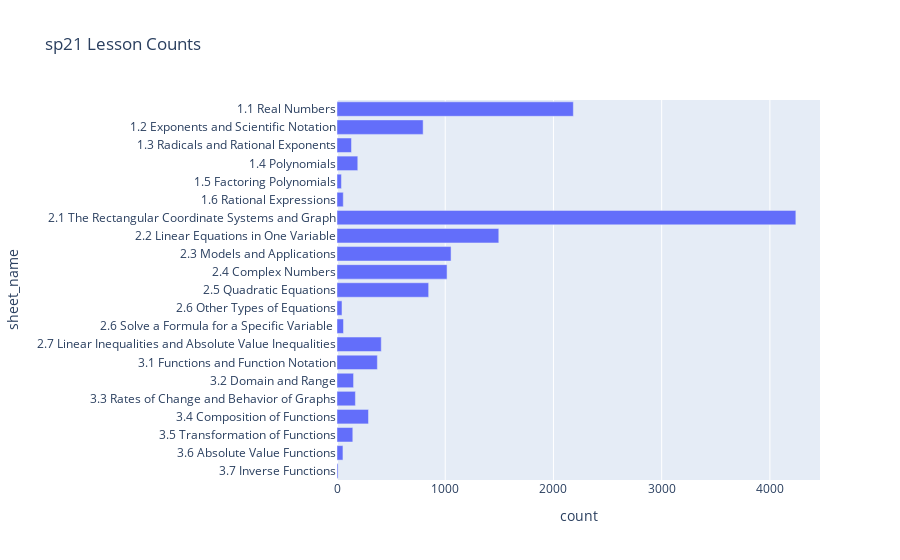
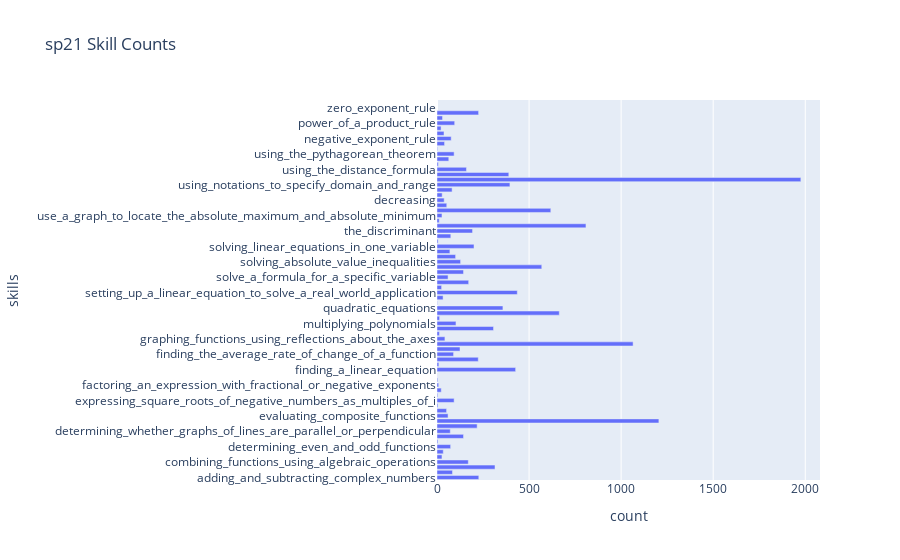
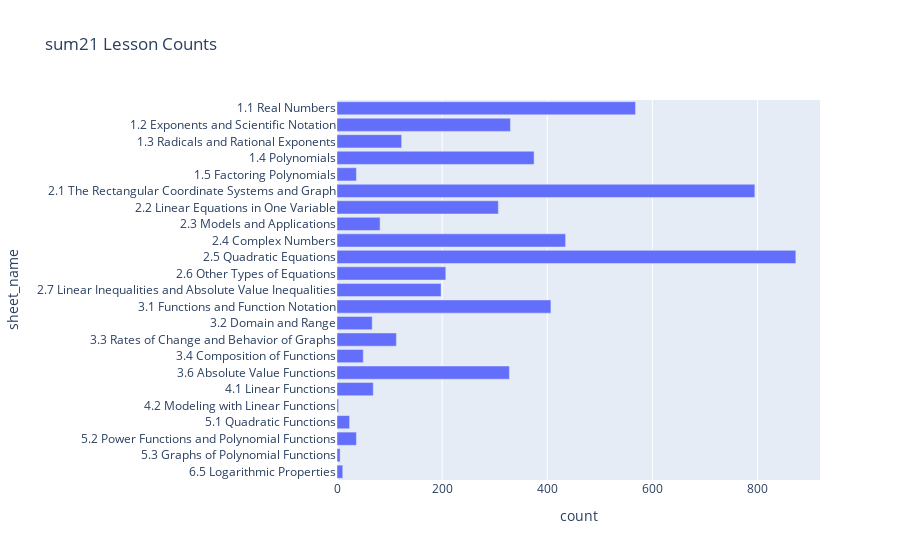
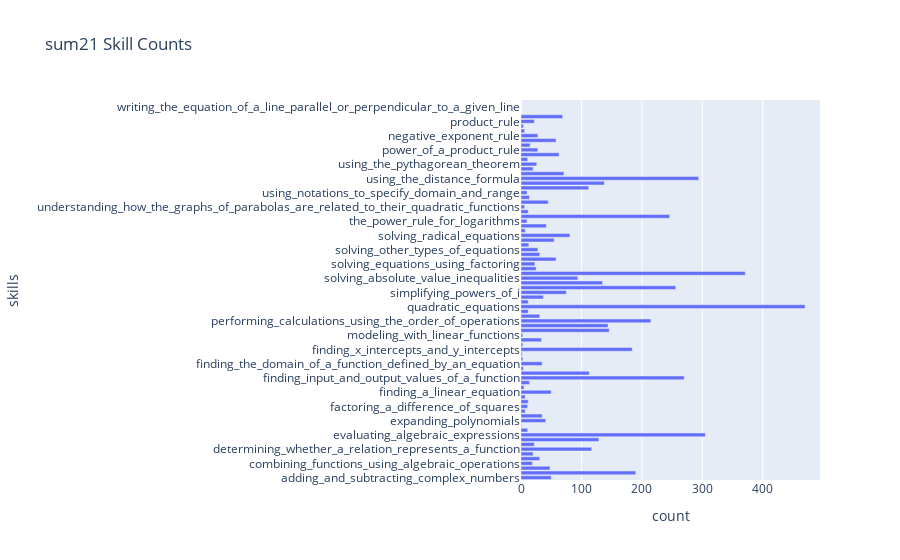

Notebook code cell kept with these figures, in order:
### Markdown cell above
# Material Usage

### Code cell
def merge_lesson_skill(df):
    df = df.copy()
    original = df.merge(lesson_skill_df, how="inner", left_on="problemID", right_on="problem_name")
    original = original.drop_duplicates(subset=["oats_user_id", "time_stamp"], keep="first")  # drop duplicate
    hashed = df.merge(lesson_skill_df, how="inner", left_on="problemID", right_on="hashed_name")
    return original.append(hashed)

def get_lesson_skill(df):
    df = df.copy()
    df = merge_lesson_skill(df)
    sheet_df = df.groupby("sheet_name").size().to_frame().rename(columns={0: "count"}).\
                reset_index().sort_values("sheet_name", ascending=False
                                                                                                                )
    skill_df = df.groupby("skills").size().to_frame().rename(columns={0: "count"}).reset_index()
    expanded_skill_df = skill_df["skills"].str.lstrip('[').str.rstrip(']').str.split(',\s').explode().str.strip("'")\
        .drop_duplicates()\
        .to_frame()\
        .reset_index()
    expanded_skill_df = expanded_skill_df.merge(skill_df[["count"]], how="left", left_index=True, right_index=True)
    return sheet_df, expanded_skill_df

# sheet_df, skill_df = get_lesson_skill(data_list[1])

for i in range(len(data_list)):
    lesson_df, skill_df = get_lesson_skill(data_list[i])
    
    fig = px.bar(lesson_df, x='count', y='sheet_name', title=f"{data_name_list[i]} Lesson Counts")
    fig.show()
    
    fig = px.bar(skill_df, x='count', y='skills', title=f"{data_name_list[i]} Skill Counts")
    fig.show();

### Figure 1 — Plotly figure (JSON) as saved in the notebook; plotly's stock layout.template omitted (floating-point values rounded to 4 significant figures)
{"data": [{"alignmentgroup": "True", "hovertemplate": "count=%{x}<br>sheet_name=%{y}<extra></extra>", "legendgroup": "", "marker": {"color": "#636efa", "pattern": {"shape": ""}}, "name": "", "offsetgroup": "", "orientation": "h", "showlegend": false, "textposition": "auto", "type": "bar", "x": [10, 55, 146, 291, 170, 153, 373, 409, 60, 46, 847, 1017, 1054, 1495, 4240, 58, 41, 192, 134, 796, 2184], "xaxis": "x", "y": ["3.7 Inverse Functions", "3.6 Absolute Value Functions", "3.5 Transformation of Functions", "3.4 Composition of Functions", "3.3 Rates of Change and Behavior of Graphs", "3.2 Domain and Range", "3.1 Functions and Function Notation", "2.7 Linear Inequalities and Absolute Value Inequalities", "2.6 Solve a Formula for a Specific Variable ", "2.6 Other Types of Equations", "2.5 Quadratic Equations", "2.4 Complex Numbers", "2.3 Models and Applications", "2.2 Linear Equations in One Variable", "2.1 The Rectangular Coordinate Systems and Graph", "1.6 Rational Expressions", "1.5 Factoring Polynomials", "1.4 Polynomials", "1.3 Radicals and Rational Exponents", "1.2 Exponents and Scientific Notation", "1.1 Real Numbers"], "yaxis": "y"}], "layout": {"barmode": "relative", "legend": {"tracegroupgap": 0}, "title": {"text": "sp21 Lesson Counts"}, "xaxis": {"anchor": "y", "domain": [0, 1], "title": {"text": "count"}}, "yaxis": {"anchor": "x", "domain": [0, 1], "title": {"text": "sheet_name"}}}}

### Figure 2 — Plotly figure (JSON) as saved in the notebook; plotly's stock layout.template omitted (floating-point values rounded to 4 significant figures)
{"data": [{"alignmentgroup": "True", "hovertemplate": "count=%{x}<br>skills=%{y}<extra></extra>", "legendgroup": "", "marker": {"color": "#636efa", "pattern": {"shape": ""}}, "name": "", "offsetgroup": "", "orientation": "h", "showlegend": false, "textposition": "auto", "type": "bar", "x": [227, 84, 315, 170, 27, 34, 74, 5, 144, 72, 218, 1205, 60, 52, 5, 93, 4, 23, 9, 4, 1, 427, 10, 224, 90, 125, 1065, 43, 13, 307, 103, 14, 664, 358, 2, 33, 436, 25, 172, 60, 144, 569, 128, 101, 70, 201, 6, 75, 193, 809, 12, 27, 618, 53, 39, 28, 82, 396, 1976, 390, 160, 7, 64, 93, 3, 41, 77, 38, 22, 96, 30, 226, null, null], "xaxis": "x", "y": ["adding_and_subtracting_complex_numbers", "adding_and_subtracting_polynomials", "classifying_a_real_number", "combining_functions_using_algebraic_operations", "create_a_function_by_composition_of_functions", "decomposing_a_composite_function_into_its_component_functions", "determining_even_and_odd_functions", "determining_whether_a_function_is_one_to_one", "determining_whether_a_relation_represents_a_function", "determining_whether_graphs_of_lines_are_parallel_or_perpendicular", "dividing_complex_numbers", "evaluating_algebraic_expressions", "evaluating_composite_functions", "evaluating_square_roots", "expanding_polynomials", "expressing_square_roots_of_negative_numbers_as_multiples_of_i", "factoring_a_difference_of_squares", "factoring_a_sum_of_cubes", "factoring_an_expression_with_fractional_or_negative_exponents", "factoring_by_grouping", "factoring_the_greatest_common_factor_of_a_polynomial", "finding_a_linear_equation", "finding_and_evaluating_inverse_functions", "finding_input_and_output_values_of_a_function", "finding_the_average_rate_of_change_of_a_function", "finding_the_domain_of_a_function_defined_by_an_equation", "finding_x_intercepts_and_y_intercepts", "graphing_functions_using_reflections_about_the_axes", "graphing_functions_using_vertical_and_horizontal_shifts", "multiplying_complex_numbers", "multiplying_polynomials", "performing_a_sequence_of_transformation", "performing_calculations_using_the_order_of_operations", "quadratic_equations", "rates_of_change", "rational_expressions", "setting_up_a_linear_equation_to_solve_a_real_world_application", "simplifying_complex_rational_expressions", "simplifying_powers_of_i", "solve_a_formula_for_a_specific_variable", "solving_a_quadratic_equation_by_factoring_when_the_leading_coefficient_is_not_1", "solving_a_rational_equation", "solving_absolute_value_inequalities", "solving_an_absolute_value_equation", "solving_inequalities_in_one_variable_algebraically", "solving_linear_equations_in_one_variable", "solving_quadratic_equations_by_factoring", "solving_quadratics_with_a_leading_coefficient_of_1", "the_discriminant", "the_rectangular_coordinate_systems_and_graphs", "understanding_compound_inequalities", "use_a_graph_to_locate_the_absolute_maximum_and_absolute_minimum", "using_a_formula_to_solve_a_real_world_application", "using_a_graph_to_determine_where_a_function_is_increasing", "decreasing", "or_constant", "using_interval_notation", "using_notations_to_specify_domain_and_range", "using_rational_roots", "using_scientific_notation", "using_the_distance_formula", "using_the_midpoint_formula", "using_the_properties_of_inequalities", "using_the_pythagorean_theorem", "using_the_quadratic_formula", "using_the_rules_of_exponents", "negative_exponent_rule", "quotient_rule", "product_rule", "power_of_a_product_rule", "power_rule", "power_of_a_quotient_rule", "zero_exponent_rule", "writing_the_equation_of_lines_parallel_or_perpendicular_to_a_given_line"], "yaxis": "y"}], "layout": {"barmode": "relative", "legend": {"tracegroupgap": 0}, "title": {"text": "sp21 Skill Counts"}, "xaxis": {"anchor": "y", "domain": [0, 1], "title": {"text": "count"}}, "yaxis": {"anchor": "x", "domain": [0, 1], "title": {"text": "skills"}}}}

### Figure 3 — Plotly figure (JSON) as saved in the notebook; plotly's stock layout.template omitted (floating-point values rounded to 4 significant figures)
{"data": [{"alignmentgroup": "True", "hovertemplate": "count=%{x}<br>sheet_name=%{y}<extra></extra>", "legendgroup": "", "marker": {"color": "#636efa", "pattern": {"shape": ""}}, "name": "", "offsetgroup": "", "orientation": "h", "showlegend": false, "textposition": "auto", "type": "bar", "x": [11, 6, 37, 24, 3, 69, 328, 50, 113, 67, 407, 198, 207, 873, 435, 82, 307, 795, 37, 375, 123, 330, 568], "xaxis": "x", "y": ["6.5 Logarithmic Properties", "5.3 Graphs of Polynomial Functions", "5.2 Power Functions and Polynomial Functions", "5.1 Quadratic Functions", "4.2 Modeling with Linear Functions", "4.1 Linear Functions", "3.6 Absolute Value Functions", "3.4 Composition of Functions", "3.3 Rates of Change and Behavior of Graphs", "3.2 Domain and Range", "3.1 Functions and Function Notation", "2.7 Linear Inequalities and Absolute Value Inequalities", "2.6 Other Types of Equations", "2.5 Quadratic Equations", "2.4 Complex Numbers", "2.3 Models and Applications", "2.2 Linear Equations in One Variable", "2.1 The Rectangular Coordinate Systems and Graph", "1.5 Factoring Polynomials", "1.4 Polynomials", "1.3 Radicals and Rational Exponents", "1.2 Exponents and Scientific Notation", "1.1 Real Numbers"], "yaxis": "y"}], "layout": {"barmode": "relative", "legend": {"tracegroupgap": 0}, "title": {"text": "sum21 Lesson Counts"}, "xaxis": {"anchor": "y", "domain": [0, 1], "title": {"text": "count"}}, "yaxis": {"anchor": "x", "domain": [0, 1], "title": {"text": "sheet_name"}}}}

### Figure 4 — Plotly figure (JSON) as saved in the notebook; plotly's stock layout.template omitted (floating-point values rounded to 4 significant figures)
{"data": [{"alignmentgroup": "True", "hovertemplate": "count=%{x}<br>skills=%{y}<extra></extra>", "legendgroup": "", "marker": {"color": "#636efa", "pattern": {"shape": ""}}, "name": "", "offsetgroup": "", "orientation": "h", "showlegend": false, "textposition": "auto", "type": "bar", "x": [50, 190, 48, 19, 31, 20, 117, 22, 129, 305, 11, 1, 41, 35, 7, 11, 12, 7, 50, 5, 14, 270, 113, 4, 35, 3, 2, 184, 3, 34, 3, 146, 144, 215, 31, 12, 470, 12, 37, 75, 256, 135, 94, 371, 25, 23, 58, 31, 28, 13, 55, 81, 7, 42, 10, 246, 12, 6, 45, 14, 10, 112, 138, 294, 71, 20, 26, 11, 63, 28, 15, 58, 28, 6, 4, 22, 69, null, null, null], "xaxis": "x", "y": ["adding_and_subtracting_complex_numbers", "adding_and_subtracting_polynomials", "classifying_a_real_number", "combining_functions_using_algebraic_operations", "decomposing_a_composite_function_into_its_component_functions", "determining_whether_a_function_is_one_to_one", "determining_whether_a_relation_represents_a_function", "determining_whether_graphs_of_lines_are_parallel_or_perpendicular", "dividing_complex_numbers", "evaluating_algebraic_expressions", "evaluating_square_roots", "expanding_logarithmic_expressions", "expanding_polynomials", "expressing_square_roots_of_negative_numbers_as_multiples_of_i", "factoring_a_difference_of_cubes", "factoring_a_difference_of_squares", "factoring_a_sum_of_cubes", "factoring_an_expression_with_fractional_or_negative_exponents", "finding_a_linear_equation", "finding_domain_and_range_from_graphs", "finding_domains_and_ranges_of_the_toolkit_functions", "finding_input_and_output_values_of_a_function", "finding_the_average_rate_of_change_of_a_function", "finding_the_domain_and_range_of_a_quadratic_function", "finding_the_domain_of_a_function_defined_by_an_equation", "finding_the_slope_of_a_linear_function", "finding_the_x__and_y_intercepts_of_a_quadratic_function", "finding_x_intercepts_and_y_intercepts", "graphing_piecewise_defined_functions", "linear_functions", "modeling_with_linear_functions", "multiplying_complex_numbers", "multiplying_polynomials", "performing_calculations_using_the_order_of_operations", "power_function_and_polynomial_functions", "power_functions_&_polynomials", "quadratic_equations", "quadratic_functions", "setting_up_a_linear_equation_to_solve_a_real_world_application", "simplifying_powers_of_i", "solving_a_quadratic_equation_by_factoring_when_the_leading_coefficient_is_not_1", "solving_a_rational_equation", "solving_absolute_value_inequalities", "solving_an_absolute_value_equation", "solving_equations_involving_rational_exponents", "solving_equations_using_factoring", "solving_inequalities_in_one_variable_algebraically", "solving_linear_equations_in_one_variable", "solving_other_types_of_equations", "solving_quadratic_equations_by_factoring", "solving_quadratics_with_a_leading_coefficient_of_1", "solving_radical_equations", "sovling_equations_using_factoring", "the_discriminant", "the_power_rule_for_logarithms", "the_rectangular_coordinate_systems_and_graphs", "understanding_compound_inequalities", "understanding_how_the_graphs_of_parabolas_are_related_to_their_quadratic_functions", "using_a_formula_to_solve_a_real_world_application", "using_interval_notation", "using_notations_to_specify_domain_and_range", "using_rational_roots", "using_scientific_notation", "using_the_distance_formula", "using_the_midpoint_formula", "using_the_properties_of_inequalities", "using_the_pythagorean_theorem", "using_the_quadratic_formula", "using_the_rules_of_exponents", "power_of_a_product_rule", "power_rule", "power_of_a_quotient_rule", "negative_exponent_rule", "quotient_rule", "zero_exponent_rule", "product_rule", "writing_and_interpreting_an_equation_for_a_linear_function", "writing_the_equation_for_a_function_from_the_graph_of_a_line", "writing_the_equation_of_a_line_parallel_or_perpendicular_to_a_given_line", "writing_the_equation_of_lines_parallel_or_perpendicular_to_a_given_line"], "yaxis": "y"}], "layout": {"barmode": "relative", "legend": {"tracegroupgap": 0}, "title": {"text": "sum21 Skill Counts"}, "xaxis": {"anchor": "y", "domain": [0, 1], "title": {"text": "count"}}, "yaxis": {"anchor": "x", "domain": [0, 1], "title": {"text": "skills"}}}}
